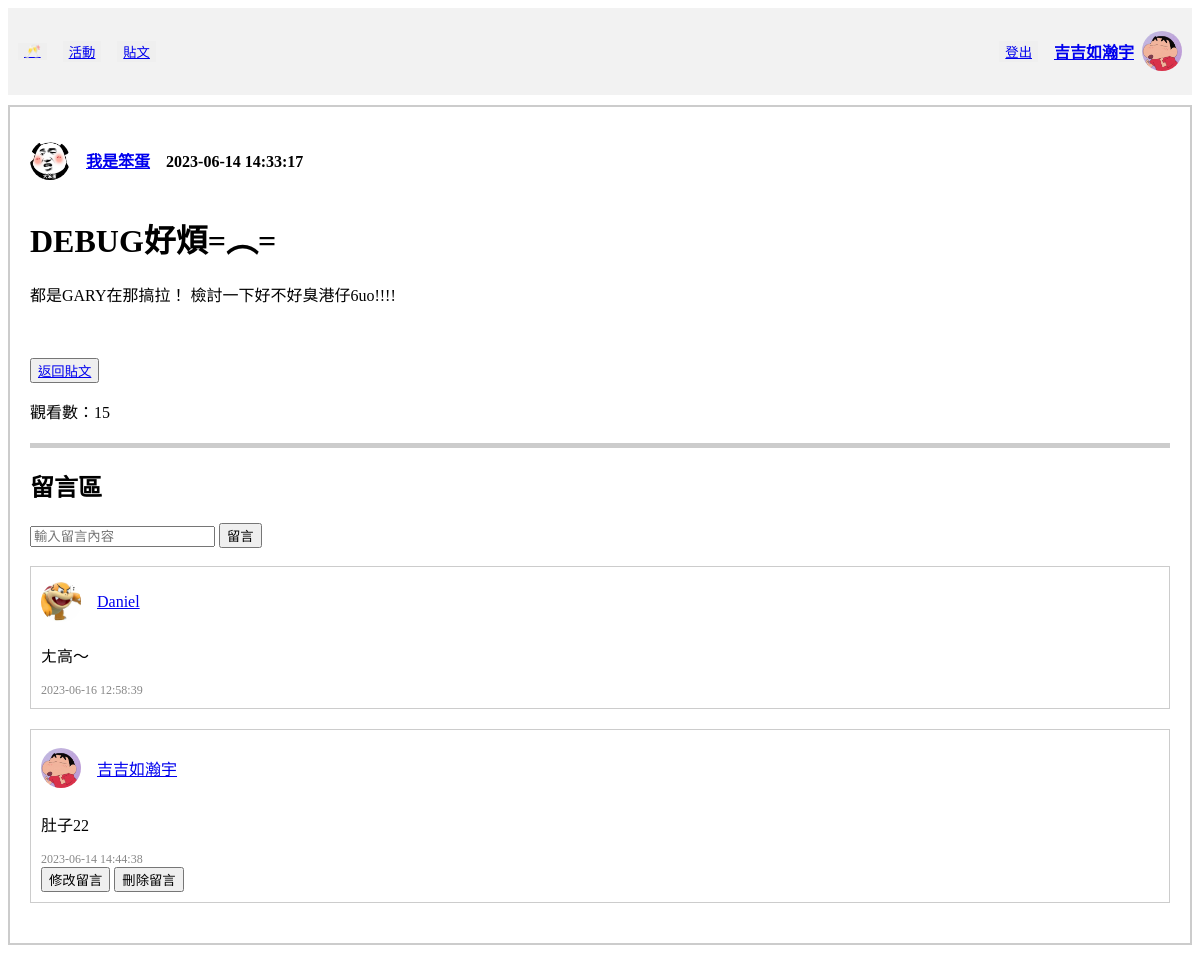
/post/posts/10 (signed in), run on the app's committed database.
### tables this page shows
CREATE TABLE "User" (
	"userID"	INTEGER,
	"password"	VARCHAR(10),
	"nickname"	VARCHAR(10) NOT NULL,
	"gender"	VARCHAR(1) NOT NULL,
	"birth"	TEXT,
	"cellphone"	VARCHAR(10),
	"email"	TEXT UNIQUE,
	"image" TEXT,
	PRIMARY KEY("userID" AUTOINCREMENT)
);

CREATE TABLE "Post" (
	"postID"	INTEGER,
	"postUserID"	INTEGER,
	"postTime"	TEXT,
	"postTitle"	TEXT,
	"postContent"	TEXT,
	"postView"	INT,
	FOREIGN KEY("postUserID") REFERENCES "User"("userID"),
	PRIMARY KEY("postID" AUTOINCREMENT)
);

CREATE TABLE "Comment" (
	"commentID"	INTEGER,
	"commentPostID"	INTEGER,
	"commentUserID"	INTEGER,
	"commentTime"	TEXT,
	"commentContent"	TEXT,
	FOREIGN KEY("commentUserID") REFERENCES "User"("userID") ON DELETE CASCADE,
	FOREIGN KEY("commentPostID") REFERENCES "Post"("postID") ON DELETE CASCADE,
	PRIMARY KEY("commentID" AUTOINCREMENT)
);

### crud/crudPost.py (the view)
@post_bp.route("/posts/<string:sortmethod>", methods=["GET", "POST"])
def posts_method(sortmethod):
    userID = session["userID"]
    searching_value = ""
    if sortmethod == "newest" or sortmethod == "None":
        sortmethod = "newest"
        con = sql.connect("funCrew_db.db")
        con.row_factory = sql.Row
        cur = con.cursor()
        cur.execute(
            "SELECT * FROM Post, User WHERE postUserID = userID ORDER BY postTime DESC"
        )
        posts = cur.fetchall()
        con.commit()
        con.close()
    elif sortmethod == "mostView":
        con = sql.connect("funCrew_db.db")
        con.row_factory = sql.Row
        cur = con.cursor()
        cur.execute(
            "SELECT * FROM Post, User WHERE postUserID = userID ORDER BY postView DESC"
        )
        posts = cur.fetchall()
        con.commit()
        con.close()
    elif sortmethod == "hotest":
        con = sql.connect("funCrew_db.db")
        con.row_factory = sql.Row
        cur = con.cursor()
        cur.execute(
            "SELECT * FROM Post, User LEFT JOIN Comment ON postID=commentPostID WHERE postUserID=userID GROUP BY postID ORDER BY count(commentPostID) DESC"
        )
        posts = cur.fetchall()
        con.commit()
        con.close()
    elif sortmethod == "searching":
        if request.form.get("searching_value"):
            searching_value = request.form.get("searching_value")
        elif request.args.get("searching_value"):
            searching_value = request.args.get("searching_value")
        searching_exp = "%" + searching_value + "%"
        con = sql.connect("funCrew_db.db")
        con.row_factory = sql.Row
        cur = con.cursor()
        cur.execute(
            "SELECT * FROM Post, User WHERE postUserID = userID AND (postTitle LIKE ? OR nickName LIKE ?)",
            (
                searching_exp,
                searching_exp,
            ),
        )
        posts = cur.fetchall()
        con.commit()
        con.close()
    elif sortmethod == "my_posts":
        con = sql.connect("funCrew_db.db")
        con.row_factory = sql.Row
        cur = con.cursor()
        cur.execute(
            "SELECT * FROM Post WHERE postUserID = ? ORDER BY postTime DESC", (userID,)
        )
        posts = cur.fetchall()
        con.commit()
        con.close()
    return render_template(
        "posts.html",
        nickname=get_nickname(userID),
        avatar=get_avatar_path(userID),
        posts=posts,
        userID=userID,
        sortmethod=sortmethod,
        searching_value=searching_value,
    )

### templates/post_detail.html (shortened to what this page needs)
<!DOCTYPE html>
<html lang="zh-Hant-TW">
<head>
</head>
<body>
    <div class="header">
        <div class="header-left">
            <button class="button"><a href="/home"> 🥂 </a></button>
            <button class="button"><a href="/activity/activities/signingUp">活動</a></button>
            <button class="button"><a href="/post/posts/newest">貼文</a></button>
        </div>
        <div class="header-right">
            <button class="button"><a href="/user/logout">登出</a></button>
            <div class="user-info">
                <h4><a href="/user/personalInfo">{{ origin_username }}</a></h4></button>
                <img src="{{ url_for('static', filename='images/avatars/' + origin_user_image[0]) }}" alt="大頭貼">
            </div>
        </div>
    </div>
    <div class="post-wrapper">
        <div class="user-info">
            <img src="{{ url_for('static', filename='images/avatars/' + user_image[0]) }}" alt="大頭貼">
            <h4>　<a href="/user/info/{{post['postUserID']}}">{{ post['nickname'] }}</a>　{{ post['postTime'] }}</h4>
        </div>
        <h1>{{ post['postTitle'] }}</h1>
        <p>{{ post['postContent'] }}</p>
        <br><br>
        {% if searching_value %}
        <button><a href="/post/posts/{{sortmethod}}?searching_value={{searching_value}}">返回</a></button>
        {% else %}
        <button><a href="/post/posts/{{sortmethod}}">返回貼文</a></button>
        {% endif %}
        <p>觀看數：{{views}}</p>
        <div class="separator"></div>
        <h2>留言區</h2>
        <form action="/post/posts/{{ postID }}" method="post">
            <div class="input">
                <input type="text" name="content" placeholder="輸入留言內容" required>
                <button type="submit">留言</button>
            </div>
        </form>
        <br>
        {% for comment in comments %}
        <div class="post">
            <div class="content">
                <div class="user-info">
                    <img src="{{ url_for('static', filename='images/avatars/' + comment['image']) }}" alt="大頭貼">
                    <p><a href="/user/info/{{ comment['commentUserID'] }}">{{ comment['nickname'] }}</a></p>
                </div>
                <p>{{ comment['commentContent'] }}</p>
            </div>
            <div class="info">
                <span>{{ comment['commentTime'] }}</span>
            </div>
            {% if comment['commentUserID'] == userID %}
            <div>
                <button><a href="/post/posts/update_comment/{{ comment['commentID'] }}"
                        style="text-decoration:none; color:black">修改留言</button>
                <button><a href="/post/posts/delete_comment/{{ comment['commentID'] }}"
                        style="text-decoration:none; color:black">刪除留言</button>
            </div>
            {% endif %}
        </div>
        {% endfor %}
    </div>
</body>

### templates/post_detail.html (style rules this page uses)
.header { display: flex; justify-content: space-between; align-items: center; padding: 10px; background-color: #f2f2f2; }
.header-left { display: flex; align-items: center; }
.header-right { display: flex; align-items: center; }
.button { margin-right: 16px; border: none; }
.post { margin-bottom: 20px; border: 1px solid #ccc; padding: 10px; }
.post .info { font-size: 12px; color: #888; }
.post .content { margin-top: 0px; }
.user-info { display: flex; align-items: center; }
.user-info h4 { margin-right: 8px; }
.user-info img { width: 40px; height: 40px; border-radius: 50%; object-fit: cover; }
.post-wrapper { border: 2px solid #ccc; padding: 20px; margin-top: 10px; margin-bottom: 10px; }
.separator { border-top: 5px solid #ccc; margin-top: 20px; margin-bottom: 20px; }

### data on the page
User: nickname "吉吉如瀚宇", image (picture)
User: image (picture), nickname "我是笨蛋"
Post: postTime "2023-06-14 14:33:17", postTitle "DEBUG好煩=︵=", postContent "都是GARY在那搞拉！ 檢討一下好不好臭港仔6uo!!!!"
Comment: image (picture), nickname "Daniel", commentContent "ㄤ高～", commentTime "2023-06-16 12:58:39"
Comment: image (picture), nickname "吉吉如瀚宇", commentContent "肚子22", commentTime "2023-06-14 14:44:38"

### other printed values
{{ views }} "15"
